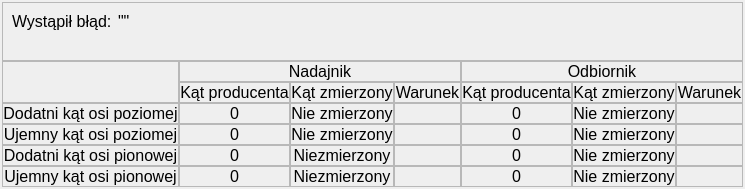
     <widget class="QWidget" name="zaleznosckatowa">
      <layout class="QGridLayout" name="gridLayout_3">
       <property name="leftMargin">
        <number>2</number>
       </property>
       <property name="topMargin">
        <number>2</number>
       </property>
       <property name="rightMargin">
        <number>2</number>
       </property>
       <property name="bottomMargin">
        <number>2</number>
       </property>
       <property name="spacing">
        <number>0</number>
       </property>
       <item row="5" column="1">
        <widget class="QLabel" name="zaleznosckatowa_2katproducent">
         <property name="font">
          <font>
           <family>Arial</family>
           <pointsize>12</pointsize>
          </font>
         </property>
         <property name="frameShape">
          <enum>QFrame::StyledPanel</enum>
         </property>
         <property name="text">
          <string>0</string>
         </property>
         <property name="alignment">
          <set>Qt::AlignCenter</set>
         </property>
         <property name="margin">
          <number>6</number>
         </property>
         <property name="indent">
          <number>0</number>
         </property>
        </widget>
       </item>
       <item row="6" column="1">
        <widget class="QLabel" name="zaleznosckatowa_3katproducent">
         <property name="font">
          <font>
           <family>Arial</family>
           <pointsize>12</pointsize>
          </font>
         </property>
         <property name="frameShape">
          <enum>QFrame::StyledPanel</enum>
         </property>
         <property name="text">
          <string>0</string>
         </property>
         <property name="alignment">
          <set>Qt::AlignCenter</set>
         </property>
         <property name="margin">
          <number>6</number>
         </property>
         <property name="indent">
          <number>0</number>
         </property>
        </widget>
       </item>
       <item row="7" column="0">
        <widget class="QLabel" name="zaleznosckatowaujemnykatosipionowej">
         <property name="font">
          <font>
           <family>Arial</family>
           <pointsize>12</pointsize>
          </font>
         </property>
         <property name="frameShape">
          <enum>QFrame::StyledPanel</enum>
         </property>
         <property name="text">
          <string>Ujemny kąt osi pionowej</string>
         </property>
         <property name="alignment">
          <set>Qt::AlignCenter</set>
         </property>
         <property name="margin">
          <number>6</number>
         </property>
         <property name="indent">
          <number>0</number>
         </property>
        </widget>
       </item>
       <item row="6" column="5">
        <widget class="QLabel" name="zaleznosckatowa_7_kat">
         <property name="font">
          <font>
           <family>Arial</family>
           <pointsize>12</pointsize>
          </font>
         </property>
         <property name="frameShape">
          <enum>QFrame::StyledPanel</enum>
         </property>
         <property name="text">
          <string>Nie zmierzony</string>
         </property>
         <property name="alignment">
          <set>Qt::AlignCenter</set>
         </property>
         <property name="margin">
          <number>6</number>
         </property>
         <property name="indent">
          <number>0</number>
         </property>
        </widget>
       </item>
       <item row="7" column="1">
        <widget class="QLabel" name="zaleznosckatowa_4katproducent">
         <property name="font">
          <font>
           <family>Arial</family>
           <pointsize>12</pointsize>
          </font>
         </property>
         <property name="frameShape">
          <enum>QFrame::StyledPanel</enum>
         </property>
         <property name="text">
          <string>0</string>
         </property>
         <property name="alignment">
          <set>Qt::AlignCenter</set>
         </property>
         <property name="margin">
          <number>6</number>
         </property>
         <property name="indent">
          <number>0</number>
         </property>
        </widget>
       </item>
       <item row="2" column="2">
        <widget class="QLabel" name="zaleznosckatowanadajnikkatzmierzony">
         <property name="font">
          <font>
           <family>Arial</family>
           <pointsize>12</pointsize>
          </font>
         </property>
         <property name="frameShape">
          <enum>QFrame::StyledPanel</enum>
         </property>
         <property name="text">
          <string>Kąt zmierzony</string>
         </property>
         <property name="alignment">
          <set>Qt::AlignCenter</set>
         </property>
         <property name="margin">
          <number>6</number>
         </property>
         <property name="indent">
          <number>0</number>
         </property>
        </widget>
       </item>
       <item row="5" column="2">
        <widget class="QLabel" name="zaleznosckatowa_2_kat">
         <property name="font">
          <font>
           <family>Arial</family>
           <pointsize>12</pointsize>
          </font>
         </property>
         <property name="frameShape">
          <enum>QFrame::StyledPanel</enum>
         </property>
         <property name="text">
          <string>Nie zmierzony</string>
         </property>
         <property name="alignment">
          <set>Qt::AlignCenter</set>
         </property>
         <property name="margin">
          <number>6</number>
         </property>
         <property name="indent">
          <number>0</number>
         </property>
        </widget>
       </item>
       <item row="3" column="3">
        <widget class="QLabel" name="zaleznosckatowa_wyniki_1">
         <property name="font">
          <font>
           <family>Arial</family>
           <pointsize>12</pointsize>
          </font>
         </property>
         <property name="frameShape">
          <enum>QFrame::StyledPanel</enum>
         </property>
         <property name="text">
          <string/>
         </property>
         <property name="alignment">
          <set>Qt::AlignCenter</set>
         </property>
         <property name="margin">
          <number>6</number>
         </property>
        </widget>
       </item>
       <item row="1" column="1" colspan="3">
        <widget class="QLabel" name="zaleznosckatowaetnadajnik">
         <property name="font">
          <font>
           <family>Arial</family>
           <pointsize>12</pointsize>
          </font>
         </property>
         <property name="frameShape">
          <enum>QFrame::StyledPanel</enum>
         </property>
         <property name="text">
          <string>Nadajnik</string>
         </property>
         <property name="alignment">
          <set>Qt::AlignCenter</set>
         </property>
         <property name="margin">
          <number>6</number>
         </property>
         <property name="indent">
          <number>0</number>
         </property>
        </widget>
       </item>
       <item row="7" column="5">
        <widget class="QLabel" name="zaleznosckatowa_8_kat">
         <property name="font">
          <font>
           <family>Arial</family>
           <pointsize>12</pointsize>
          </font>
         </property>
         <property name="frameShape">
          <enum>QFrame::StyledPanel</enum>
         </property>
         <property name="text">
          <string>Nie zmierzony</string>
         </property>
         <property name="alignment">
          <set>Qt::AlignCenter</set>
         </property>
         <property name="margin">
          <number>6</number>
         </property>
         <property name="indent">
          <number>0</number>
         </property>
        </widget>
       </item>
       <item row="2" column="3">
        <widget class="QLabel" name="zaleznosckatowa_wyniki_naglowek">
         <property name="font">
          <font>
           <family>Arial</family>
           <pointsize>12</pointsize>
          </font>
         </property>
         <property name="frameShape">
          <enum>QFrame::StyledPanel</enum>
         </property>
         <property name="text">
          <string>Warunek</string>
         </property>
         <property name="alignment">
          <set>Qt::AlignCenter</set>
         </property>
         <property name="margin">
          <number>6</number>
         </property>
        </widget>
       </item>
       <item row="6" column="4">
        <widget class="QLabel" name="zaleznosckatowa_7katproducent">
         <property name="font">
          <font>
           <family>Arial</family>
           <pointsize>12</pointsize>
          </font>
         </property>
         <property name="frameShape">
          <enum>QFrame::StyledPanel</enum>
         </property>
         <property name="text">
          <string>0</string>
         </property>
         <property name="alignment">
          <set>Qt::AlignCenter</set>
         </property>
         <property name="margin">
          <number>6</number>
         </property>
         <property name="indent">
          <number>0</number>
         </property>
        </widget>
       </item>
       <item row="6" column="0">
        <widget class="QLabel" name="zaleznosckatowadodatnikatosipionowej">
         <property name="font">
          <font>
           <family>Arial</family>
           <pointsize>12</pointsize>
          </font>
         </property>
         <property name="frameShape">
          <enum>QFrame::StyledPanel</enum>
         </property>
         <property name="text">
          <string>Dodatni kąt osi pionowej</string>
         </property>
         <property name="alignment">
          <set>Qt::AlignCenter</set>
         </property>
         <property name="margin">
          <number>6</number>
         </property>
         <property name="indent">
          <number>0</number>
         </property>
        </widget>
       </item>
       <item row="7" column="4">
        <widget class="QLabel" name="zaleznosckatowa_8katproducent">
         <property name="font">
          <font>
           <family>Arial</family>
           <pointsize>12</pointsize>
          </font>
         </property>
         <property name="frameShape">
          <enum>QFrame::StyledPanel</enum>
         </property>
         <property name="text">
          <string>0</string>
         </property>
         <property name="alignment">
          <set>Qt::AlignCenter</set>
         </property>
         <property name="margin">
          <number>6</number>
         </property>
         <property name="indent">
          <number>0</number>
         </property>
        </widget>
       </item>
       <item row="3" column="5">
        <widget class="QLabel" name="zaleznosckatowa_5_kat">
         <property name="font">
          <font>
           <family>Arial</family>
           <pointsize>12</pointsize>
          </font>
         </property>
         <property name="frameShape">
          <enum>QFrame::StyledPanel</enum>
         </property>
         <property name="text">
          <string>Nie zmierzony</string>
         </property>
         <property name="alignment">
          <set>Qt::AlignCenter</set>
         </property>
         <property name="margin">
          <number>6</number>
         </property>
         <property name="indent">
          <number>0</number>
         </property>
        </widget>
       </item>
       <item row="5" column="0">
        <widget class="QLabel" name="zaleznosckatowaujemnykatosipoziomej">
         <property name="font">
          <font>
           <family>Arial</family>
           <pointsize>12</pointsize>
          </font>
         </property>
         <property name="frameShape">
          <enum>QFrame::StyledPanel</enum>
         </property>
         <property name="text">
          <string>Ujemny kąt osi poziomej</string>
         </property>
         <property name="alignment">
          <set>Qt::AlignCenter</set>
         </property>
         <property name="margin">
          <number>6</number>
         </property>
         <property name="indent">
          <number>0</number>
         </property>
        </widget>
       </item>
       <item row="7" column="3">
        <widget class="QLabel" name="zaleznosckatowa_wyniki_4">
         <property name="font">
          <font>
           <family>Arial</family>
           <pointsize>12</pointsize>
          </font>
         </property>
         <property name="frameShape">
          <enum>QFrame::StyledPanel</enum>
         </property>
         <property name="text">
          <string/>
         </property>
         <property name="alignment">
          <set>Qt::AlignCenter</set>
         </property>
         <property name="margin">
          <number>6</number>
         </property>
        </widget>
       </item>
       <item row="7" column="2">
        <widget class="QLabel" name="zaleznosckatowa_4_kat">
         <property name="font">
          <font>
           <family>Arial</family>
           <pointsize>12</pointsize>
          </font>
         </property>
         <property name="frameShape">
          <enum>QFrame::StyledPanel</enum>
         </property>
         <property name="text">
          <string>Niezmierzony</string>
         </property>
         <property name="alignment">
          <set>Qt::AlignCenter</set>
         </property>
         <property name="margin">
          <number>6</number>
         </property>
         <property name="indent">
          <number>0</number>
         </property>
        </widget>
       </item>
       <item row="2" column="1">
        <widget class="QLabel" name="zaleznosckatowanadajnikkatproducenta">
         <property name="font">
          <font>
           <family>Arial</family>
           <pointsize>12</pointsize>
          </font>
         </property>
         <property name="frameShape">
          <enum>QFrame::StyledPanel</enum>
         </property>
         <property name="text">
          <string>Kąt producenta</string>
         </property>
         <property name="alignment">
          <set>Qt::AlignCenter</set>
         </property>
         <property name="margin">
          <number>6</number>
         </property>
         <property name="indent">
          <number>0</number>
         </property>
        </widget>
       </item>
       <item row="2" column="4">
        <widget class="QLabel" name="zaleznosckatowaodbiornikkatproducenta">
         <property name="font">
          <font>
           <family>Arial</family>
           <pointsize>12</pointsize>
          </font>
         </property>
         <property name="frameShape">
          <enum>QFrame::StyledPanel</enum>
         </property>
         <property name="text">
          <string>Kąt producenta</string>
         </property>
         <property name="alignment">
          <set>Qt::AlignCenter</set>
         </property>
         <property name="margin">
          <number>6</number>
         </property>
         <property name="indent">
          <number>0</number>
         </property>
        </widget>
       </item>
       <item row="3" column="2">
        <widget class="QLabel" name="zaleznosckatowa_1_kat">
         <property name="font">
          <font>
           <family>Arial</family>
           <pointsize>12</pointsize>
          </font>
         </property>
         <property name="frameShape">
          <enum>QFrame::StyledPanel</enum>
         </property>
         <property name="text">
          <string>Nie zmierzony</string>
         </property>
         <property name="alignment">
          <set>Qt::AlignCenter</set>
         </property>
         <property name="margin">
          <number>6</number>
         </property>
         <property name="indent">
          <number>0</number>
         </property>
        </widget>
       </item>
       <item row="5" column="5">
        <widget class="QLabel" name="zaleznosckatowa_6_kat">
         <property name="font">
          <font>
           <family>Arial</family>
           <pointsize>12</pointsize>
          </font>
         </property>
         <property name="frameShape">
          <enum>QFrame::StyledPanel</enum>
         </property>
         <property name="text">
          <string>Nie zmierzony</string>
         </property>
         <property name="alignment">
          <set>Qt::AlignCenter</set>
         </property>
         <property name="margin">
          <number>6</number>
         </property>
         <property name="indent">
          <number>0</number>
         </property>
        </widget>
       </item>
       <item row="5" column="4">
        <widget class="QLabel" name="zaleznosckatowa_6katproducent">
         <property name="font">
          <font>
           <family>Arial</family>
           <pointsize>12</pointsize>
          </font>
         </property>
         <property name="frameShape">
          <enum>QFrame::StyledPanel</enum>
         </property>
         <property name="text">
          <string>0</string>
         </property>
         <property name="alignment">
          <set>Qt::AlignCenter</set>
         </property>
         <property name="margin">
          <number>6</number>
         </property>
         <property name="indent">
          <number>0</number>
         </property>
        </widget>
       </item>
       <item row="2" column="5">
        <widget class="QLabel" name="zalesnockatowaodbiornikkatzmierzony">
         <property name="font">
          <font>
           <family>Arial</family>
           <pointsize>12</pointsize>
          </font>
         </property>
         <property name="frameShape">
          <enum>QFrame::StyledPanel</enum>
         </property>
         <property name="text">
          <string>Kąt zmierzony</string>
         </property>
         <property name="alignment">
          <set>Qt::AlignCenter</set>
         </property>
         <property name="margin">
          <number>6</number>
         </property>
         <property name="indent">
          <number>0</number>
         </property>
        </widget>
       </item>
       <item row="1" column="0" rowspan="2">
        <widget class="QLabel" name="zaleznosckatowa_wyniki">
         <property name="font">
          <font>
           <family>Arial</family>
           <pointsize>12</pointsize>
          </font>
         </property>
         <property name="frameShape">
          <enum>QFrame::StyledPanel</enum>
         </property>
         <property name="text">
          <string/>
         </property>
         <property name="alignment">
          <set>Qt::AlignCenter</set>
         </property>
         <property name="margin">
          <number>6</number>
         </property>
         <property name="indent">
          <number>0</number>
         </property>
        </widget>
       </item>
       <item row="6" column="3">
        <widget class="QLabel" name="zaleznosckatowa_wyniki_3">
         <property name="font">
          <font>
           <family>Arial</family>
           <pointsize>12</pointsize>
          </font>
         </property>
         <property name="frameShape">
          <enum>QFrame::StyledPanel</enum>
         </property>
         <property name="text">
          <string/>
         </property>
         <property name="alignment">
          <set>Qt::AlignCenter</set>
         </property>
         <property name="margin">
          <number>6</number>
         </property>
        </widget>
       </item>
       <item row="3" column="4">
        <widget class="QLabel" name="zaleznosckatowa_5katproducent">
         <property name="font">
          <font>
           <family>Arial</family>
           <pointsize>12</pointsize>
          </font>
         </property>
         <property name="frameShape">
          <enum>QFrame::StyledPanel</enum>
         </property>
         <property name="text">
          <string>0</string>
         </property>
         <property name="alignment">
          <set>Qt::AlignCenter</set>
         </property>
         <property name="margin">
          <number>6</number>
         </property>
         <property name="indent">
          <number>0</number>
         </property>
        </widget>
       </item>
       <item row="5" column="3">
        <widget class="QLabel" name="zaleznosckatowa_wyniki_2">
         <property name="font">
          <font>
           <family>Arial</family>
           <pointsize>12</pointsize>
          </font>
         </property>
         <property name="frameShape">
          <enum>QFrame::StyledPanel</enum>
         </property>
         <property name="text">
          <string/>
         </property>
         <property name="alignment">
          <set>Qt::AlignCenter</set>
         </property>
         <property name="margin">
          <number>6</number>
         </property>
        </widget>
       </item>
       <item row="3" column="0">
        <widget class="QLabel" name="zaleznosckatowadodatnikkatosipoziomej">
         <property name="font">
          <font>
           <family>Arial</family>
           <pointsize>12</pointsize>
          </font>
         </property>
         <property name="frameShape">
          <enum>QFrame::StyledPanel</enum>
         </property>
         <property name="text">
          <string>Dodatni kąt osi poziomej</string>
         </property>
         <property name="alignment">
          <set>Qt::AlignCenter</set>
         </property>
         <property name="margin">
          <number>6</number>
         </property>
         <property name="indent">
          <number>0</number>
         </property>
        </widget>
       </item>
       <item row="3" column="1">
        <widget class="QLabel" name="zaleznosckatowa_1katproducent">
         <property name="font">
          <font>
           <family>Arial</family>
           <pointsize>12</pointsize>
          </font>
         </property>
         <property name="frameShape">
          <enum>QFrame::StyledPanel</enum>
         </property>
         <property name="text">
          <string>0</string>
         </property>
         <property name="alignment">
          <set>Qt::AlignCenter</set>
         </property>
         <property name="margin">
          <number>6</number>
         </property>
         <property name="indent">
          <number>0</number>
         </property>
        </widget>
       </item>
       <item row="6" column="2">
        <widget class="QLabel" name="zaleznosckatowa_3_kat">
         <property name="font">
          <font>
           <family>Arial</family>
           <pointsize>12</pointsize>
          </font>
         </property>
         <property name="frameShape">
          <enum>QFrame::StyledPanel</enum>
         </property>
         <property name="text">
          <string>Niezmierzony</string>
         </property>
         <property name="alignment">
          <set>Qt::AlignCenter</set>
         </property>
         <property name="margin">
          <number>6</number>
         </property>
         <property name="indent">
          <number>0</number>
         </property>
        </widget>
       </item>
       <item row="2" column="6">
        <widget class="QLabel" name="zaleznosckatowa_wyniki_naglowek2">
         <property name="font">
          <font>
           <family>Arial</family>
           <pointsize>12</pointsize>
          </font>
         </property>
         <property name="frameShape">
          <enum>QFrame::StyledPanel</enum>
         </property>
         <property name="text">
          <string>Warunek</string>
         </property>
         <property name="alignment">
          <set>Qt::AlignCenter</set>
         </property>
         <property name="margin">
          <number>6</number>
         </property>
        </widget>
       </item>
       <item row="3" column="6">
        <widget class="QLabel" name="zaleznosckatowa_wyniki_5">
         <property name="font">
          <font>
           <family>Arial</family>
           <pointsize>12</pointsize>
          </font>
         </property>
         <property name="frameShape">
          <enum>QFrame::StyledPanel</enum>
         </property>
         <property name="text">
          <string/>
         </property>
         <property name="alignment">
          <set>Qt::AlignCenter</set>
         </property>
         <property name="margin">
          <number>6</number>
         </property>
        </widget>
       </item>
       <item row="5" column="6">
        <widget class="QLabel" name="zaleznosckatowa_wyniki_6">
         <property name="font">
          <font>
           <family>Arial</family>
           <pointsize>12</pointsize>
          </font>
         </property>
         <property name="frameShape">
          <enum>QFrame::StyledPanel</enum>
         </property>
         <property name="text">
          <string/>
         </property>
         <property name="alignment">
          <set>Qt::AlignCenter</set>
         </property>
         <property name="margin">
          <number>6</number>
         </property>
        </widget>
       </item>
       <item row="6" column="6">
        <widget class="QLabel" name="zaleznosckatowa_wyniki_7">
         <property name="font">
          <font>
           <family>Arial</family>
           <pointsize>12</pointsize>
          </font>
         </property>
         <property name="frameShape">
          <enum>QFrame::StyledPanel</enum>
         </property>
         <property name="text">
          <string/>
         </property>
         <property name="alignment">
          <set>Qt::AlignCenter</set>
         </property>
         <property name="margin">
          <number>6</number>
         </property>
        </widget>
       </item>
       <item row="7" column="6">
        <widget class="QLabel" name="zaleznosckatowa_wyniki_8">
         <property name="font">
          <font>
           <family>Arial</family>
           <pointsize>12</pointsize>
          </font>
         </property>
         <property name="frameShape">
          <enum>QFrame::StyledPanel</enum>
         </property>
         <property name="text">
          <string/>
         </property>
         <property name="alignment">
          <set>Qt::AlignCenter</set>
         </property>
         <property name="margin">
          <number>6</number>
         </property>
        </widget>
       </item>
       <item row="1" column="4" colspan="3">
        <widget class="QLabel" name="zaleznosckatowaetodbiornik">
         <property name="font">
          <font>
           <family>Arial</family>
           <pointsize>12</pointsize>
          </font>
         </property>
         <property name="frameShape">
          <enum>QFrame::StyledPanel</enum>
         </property>
         <property name="text">
          <string>Odbiornik</string>
         </property>
         <property name="alignment">
          <set>Qt::AlignCenter</set>
         </property>
         <property name="margin">
          <number>6</number>
         </property>
         <property name="indent">
          <number>0</number>
         </property>
        </widget>
       </item>
       <item row="0" column="0" colspan="7">
        <widget class="QFrame" name="zaleznosckatowaframeerror">
         <property name="frameShape">
          <enum>QFrame::StyledPanel</enum>
         </property>
         <property name="frameShadow">
          <enum>QFrame::Raised</enum>
         </property>
         <layout class="QFormLayout" name="formLayout">
          <item row="0" column="0">
           <widget class="QLabel" name="zaleznosckatowa_erret">
            <property name="font">
             <font>
              <family>Arial</family>
              <pointsize>12</pointsize>
             </font>
            </property>
            <property name="text">
             <string>Wystąpił błąd:</string>
            </property>
           </widget>
          </item>
          <item row="0" column="1">
           <widget class="QLabel" name="zaleznosckatowa_errinfo">
            <property name="font">
             <font>
              <family>Arial</family>
              <pointsize>12</pointsize>
             </font>
            </property>
            <property name="text">
             <string>&quot;&quot;</string>
            </property>
           </widget>
          </item>
          <item row="1" column="1">
           <widget class="QLabel" name="zaleznosckatowa_errExt">
            <property name="text">
             <string/>
            </property>
           </widget>
          </item>
         </layout>
        </widget>
       </item>
      </layout>
     </widget>
